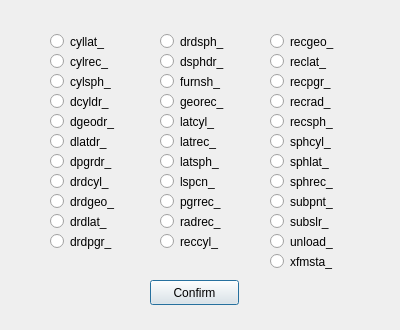
<?xml version="1.0" encoding="UTF-8"?>
<ui version="4.0">
 <class>GenericFunctionDialog</class>
 <widget class="QDialog" name="GenericFunctionDialog">
  <property name="geometry">
   <rect>
    <x>0</x>
    <y>0</y>
    <width>400</width>
    <height>330</height>
   </rect>
  </property>
  <property name="windowTitle">
   <string>Dialog</string>
  </property>
  <widget class="QRadioButton" name="recpgr_Button">
   <property name="geometry">
    <rect>
     <x>270</x>
     <y>70</y>
     <width>112</width>
     <height>23</height>
    </rect>
   </property>
   <property name="text">
    <string>recpgr_</string>
   </property>
  </widget>
  <widget class="QRadioButton" name="dsphdr_Button">
   <property name="geometry">
    <rect>
     <x>160</x>
     <y>50</y>
     <width>112</width>
     <height>23</height>
    </rect>
   </property>
   <property name="text">
    <string>dsphdr_</string>
   </property>
  </widget>
  <widget class="QRadioButton" name="drdlat_Button">
   <property name="geometry">
    <rect>
     <x>50</x>
     <y>210</y>
     <width>112</width>
     <height>23</height>
    </rect>
   </property>
   <property name="text">
    <string>drdlat_</string>
   </property>
  </widget>
  <widget class="QRadioButton" name="cylrec_Button">
   <property name="geometry">
    <rect>
     <x>50</x>
     <y>50</y>
     <width>112</width>
     <height>23</height>
    </rect>
   </property>
   <property name="text">
    <string>cylrec_</string>
   </property>
  </widget>
  <widget class="QRadioButton" name="latsph_Button">
   <property name="geometry">
    <rect>
     <x>160</x>
     <y>150</y>
     <width>112</width>
     <height>23</height>
    </rect>
   </property>
   <property name="text">
    <string>latsph_</string>
   </property>
  </widget>
  <widget class="QRadioButton" name="cyllat_Button">
   <property name="geometry">
    <rect>
     <x>50</x>
     <y>30</y>
     <width>112</width>
     <height>23</height>
    </rect>
   </property>
   <property name="text">
    <string>cyllat_</string>
   </property>
  </widget>
  <widget class="QRadioButton" name="reclat_Button">
   <property name="geometry">
    <rect>
     <x>270</x>
     <y>50</y>
     <width>112</width>
     <height>23</height>
    </rect>
   </property>
   <property name="text">
    <string>reclat_</string>
   </property>
  </widget>
  <widget class="QRadioButton" name="dpgrdr_Button">
   <property name="geometry">
    <rect>
     <x>50</x>
     <y>150</y>
     <width>112</width>
     <height>23</height>
    </rect>
   </property>
   <property name="text">
    <string>dpgrdr_</string>
   </property>
  </widget>
  <widget class="QRadioButton" name="recrad_Button">
   <property name="geometry">
    <rect>
     <x>270</x>
     <y>90</y>
     <width>112</width>
     <height>23</height>
    </rect>
   </property>
   <property name="text">
    <string>recrad_</string>
   </property>
  </widget>
  <widget class="QRadioButton" name="radrec_Button">
   <property name="geometry">
    <rect>
     <x>160</x>
     <y>210</y>
     <width>112</width>
     <height>23</height>
    </rect>
   </property>
   <property name="text">
    <string>radrec_</string>
   </property>
  </widget>
  <widget class="QRadioButton" name="sphrec_Button">
   <property name="geometry">
    <rect>
     <x>270</x>
     <y>170</y>
     <width>112</width>
     <height>23</height>
    </rect>
   </property>
   <property name="text">
    <string>sphrec_</string>
   </property>
  </widget>
  <widget class="QRadioButton" name="dgeodr_Button">
   <property name="geometry">
    <rect>
     <x>50</x>
     <y>110</y>
     <width>112</width>
     <height>23</height>
    </rect>
   </property>
   <property name="text">
    <string>dgeodr_</string>
   </property>
  </widget>
  <widget class="QRadioButton" name="recsph_Button">
   <property name="geometry">
    <rect>
     <x>270</x>
     <y>110</y>
     <width>112</width>
     <height>23</height>
    </rect>
   </property>
   <property name="text">
    <string>recsph_</string>
   </property>
  </widget>
  <widget class="QRadioButton" name="pgrrec_Button">
   <property name="geometry">
    <rect>
     <x>160</x>
     <y>190</y>
     <width>112</width>
     <height>23</height>
    </rect>
   </property>
   <property name="text">
    <string>pgrrec_</string>
   </property>
  </widget>
  <widget class="QRadioButton" name="lspcn_Button">
   <property name="geometry">
    <rect>
     <x>160</x>
     <y>170</y>
     <width>112</width>
     <height>23</height>
    </rect>
   </property>
   <property name="text">
    <string>lspcn_</string>
   </property>
  </widget>
  <widget class="QRadioButton" name="drdpgr_Button">
   <property name="geometry">
    <rect>
     <x>50</x>
     <y>230</y>
     <width>112</width>
     <height>23</height>
    </rect>
   </property>
   <property name="text">
    <string>drdpgr_</string>
   </property>
  </widget>
  <widget class="QRadioButton" name="subslr_Button">
   <property name="geometry">
    <rect>
     <x>270</x>
     <y>210</y>
     <width>112</width>
     <height>23</height>
    </rect>
   </property>
   <property name="text">
    <string>subslr_</string>
   </property>
  </widget>
  <widget class="QRadioButton" name="unload_Button">
   <property name="geometry">
    <rect>
     <x>270</x>
     <y>230</y>
     <width>112</width>
     <height>23</height>
    </rect>
   </property>
   <property name="text">
    <string>unload_</string>
   </property>
  </widget>
  <widget class="QRadioButton" name="georec_Button">
   <property name="geometry">
    <rect>
     <x>160</x>
     <y>90</y>
     <width>112</width>
     <height>23</height>
    </rect>
   </property>
   <property name="text">
    <string>georec_</string>
   </property>
  </widget>
  <widget class="QRadioButton" name="drdcyl_Button">
   <property name="geometry">
    <rect>
     <x>50</x>
     <y>170</y>
     <width>112</width>
     <height>23</height>
    </rect>
   </property>
   <property name="text">
    <string>drdcyl_</string>
   </property>
  </widget>
  <widget class="QRadioButton" name="dcyldr_Button">
   <property name="geometry">
    <rect>
     <x>50</x>
     <y>90</y>
     <width>112</width>
     <height>23</height>
    </rect>
   </property>
   <property name="text">
    <string>dcyldr_</string>
   </property>
  </widget>
  <widget class="QRadioButton" name="sphcyl_Button">
   <property name="geometry">
    <rect>
     <x>270</x>
     <y>130</y>
     <width>112</width>
     <height>23</height>
    </rect>
   </property>
   <property name="text">
    <string>sphcyl_</string>
   </property>
  </widget>
  <widget class="QRadioButton" name="latcyl_Button">
   <property name="geometry">
    <rect>
     <x>160</x>
     <y>110</y>
     <width>112</width>
     <height>23</height>
    </rect>
   </property>
   <property name="text">
    <string>latcyl_</string>
   </property>
  </widget>
  <widget class="QRadioButton" name="latrec_Button">
   <property name="geometry">
    <rect>
     <x>160</x>
     <y>130</y>
     <width>112</width>
     <height>23</height>
    </rect>
   </property>
   <property name="text">
    <string>latrec_</string>
   </property>
  </widget>
  <widget class="QRadioButton" name="recgeo_Button">
   <property name="geometry">
    <rect>
     <x>270</x>
     <y>30</y>
     <width>112</width>
     <height>23</height>
    </rect>
   </property>
   <property name="text">
    <string>recgeo_</string>
   </property>
  </widget>
  <widget class="QRadioButton" name="dlatdr_Button">
   <property name="geometry">
    <rect>
     <x>50</x>
     <y>130</y>
     <width>112</width>
     <height>23</height>
    </rect>
   </property>
   <property name="text">
    <string>dlatdr_</string>
   </property>
  </widget>
  <widget class="QRadioButton" name="drdsph_Button">
   <property name="geometry">
    <rect>
     <x>160</x>
     <y>30</y>
     <width>112</width>
     <height>23</height>
    </rect>
   </property>
   <property name="text">
    <string>drdsph_</string>
   </property>
  </widget>
  <widget class="QRadioButton" name="xfmsta_Button">
   <property name="geometry">
    <rect>
     <x>270</x>
     <y>250</y>
     <width>112</width>
     <height>23</height>
    </rect>
   </property>
   <property name="text">
    <string>xfmsta_</string>
   </property>
  </widget>
  <widget class="QRadioButton" name="furnsh_Button">
   <property name="geometry">
    <rect>
     <x>160</x>
     <y>70</y>
     <width>112</width>
     <height>23</height>
    </rect>
   </property>
   <property name="text">
    <string>furnsh_</string>
   </property>
  </widget>
  <widget class="QRadioButton" name="drdgeo_Button">
   <property name="geometry">
    <rect>
     <x>50</x>
     <y>190</y>
     <width>112</width>
     <height>23</height>
    </rect>
   </property>
   <property name="text">
    <string>drdgeo_</string>
   </property>
  </widget>
  <widget class="QRadioButton" name="subpnt_Button">
   <property name="geometry">
    <rect>
     <x>270</x>
     <y>190</y>
     <width>112</width>
     <height>23</height>
    </rect>
   </property>
   <property name="text">
    <string>subpnt_</string>
   </property>
  </widget>
  <widget class="QRadioButton" name="reccyl_Button">
   <property name="geometry">
    <rect>
     <x>160</x>
     <y>230</y>
     <width>112</width>
     <height>23</height>
    </rect>
   </property>
   <property name="text">
    <string>reccyl_</string>
   </property>
  </widget>
  <widget class="QRadioButton" name="cylsph_Button">
   <property name="geometry">
    <rect>
     <x>50</x>
     <y>70</y>
     <width>112</width>
     <height>23</height>
    </rect>
   </property>
   <property name="text">
    <string>cylsph_</string>
   </property>
  </widget>
  <widget class="QRadioButton" name="sphlat_Button">
   <property name="geometry">
    <rect>
     <x>270</x>
     <y>150</y>
     <width>112</width>
     <height>23</height>
    </rect>
   </property>
   <property name="text">
    <string>sphlat_</string>
   </property>
  </widget>
  <widget class="QPushButton" name="confirmButton">
   <property name="geometry">
    <rect>
     <x>150</x>
     <y>280</y>
     <width>89</width>
     <height>25</height>
    </rect>
   </property>
   <property name="text">
    <string>Confirm</string>
   </property>
  </widget>
 </widget>
 <resources/>
 <connections/>
</ui>
